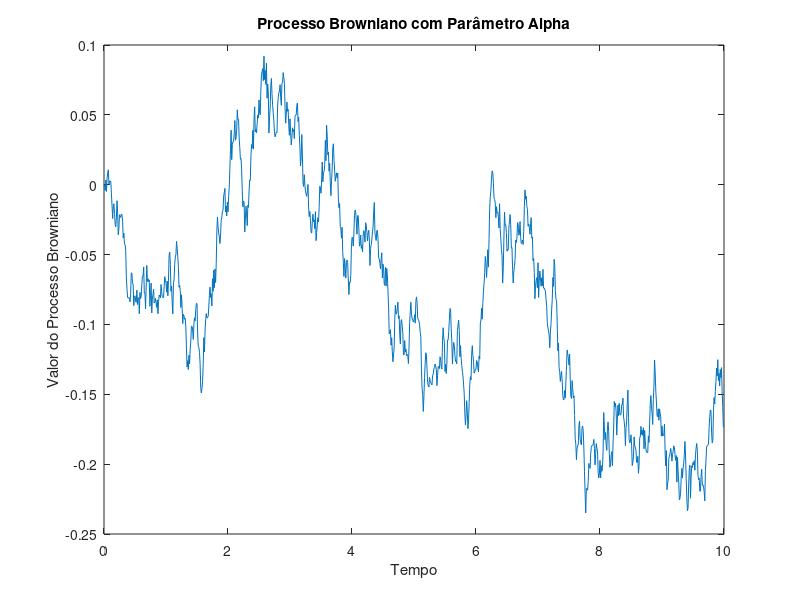

Source code (MATLAB):
% Definindo os parâmetros
alpha = 0.1; % Parâmetro alpha

% Número de passos de tempo
n_steps = 1000;

% Tamanho do passo de tempo
dt = 0.01;

% Inicializando o vetor para armazenar os valores do processo Browniano
W = zeros(n_steps, 1);

% Gerando incrementos do processo Browniano
dW = sqrt(dt) * randn(n_steps, 1);

% Calculando o processo Browniano
for i = 2:n_steps
    W(i) = W(i-1) + alpha * dW(i);
end

% Plotando o processo Browniano
plot(0:dt:(n_steps*dt-dt), W);
xlabel('Tempo');
ylabel('Valor do Processo Browniano');
title('Processo Browniano com Parâmetro Alpha');
